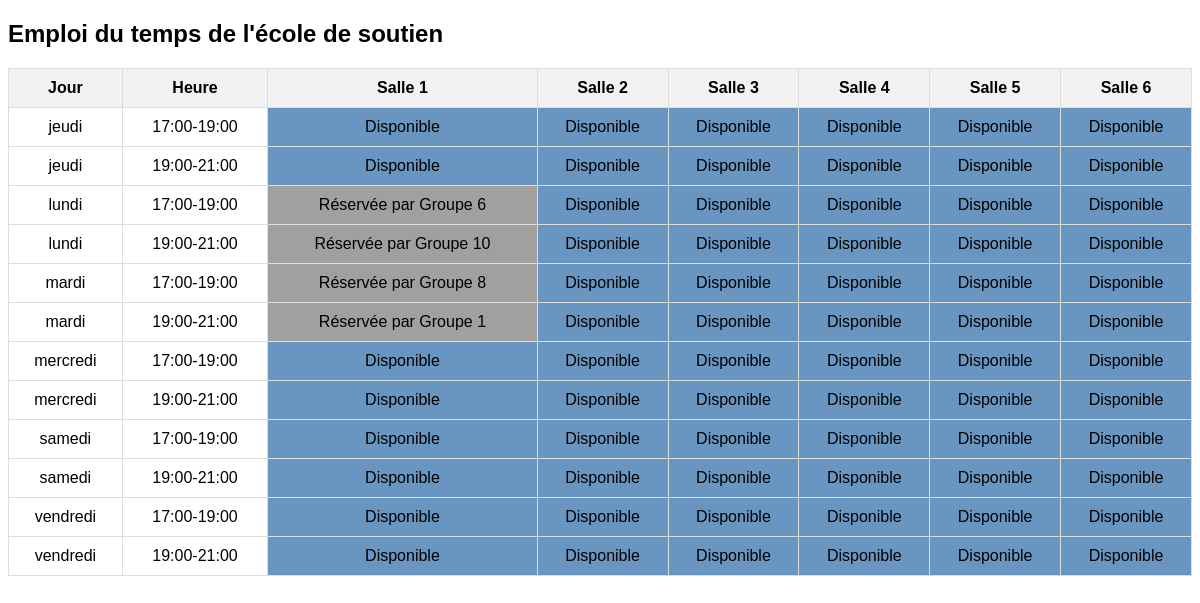
/salle, run on the app's committed database.
### tables this page shows
CREATE TABLE salle (
                    id INTEGER PRIMARY KEY AUTOINCREMENT,
                    numsalle INTEGER,
                    idgroupe INTEGER,
                    heure_debut TEXT,
                    heure_fin TEXT,
                    jour TEXT,
                    FOREIGN KEY(idgroupe) REFERENCES groups(id)
                );

### app.py (the view)
@app.route('/salle')
def salle():
    data = get_salle_data()
    return render_template('salle.html', data=data)

### app.py (called while the page is built)
def get_salle_data():
    connection = sqlite3.connect('data.db')
    cursor = connection.cursor()
    cursor.execute('SELECT * FROM salle ORDER BY jour, heure_debut')
    rows = cursor.fetchall()
    connection.close()
    data = {}
    for row in rows:
        day = row[5]
        time_slot = f"{row[3]}-{row[4]}"
        salle_info = {'idgroupe': row[2]}
        if day not in data:
            data[day] = {}
        if time_slot not in data[day]:
            data[day][time_slot] = {}
        data[day][time_slot][row[1]] = salle_info
    return data

### templates/salle.html (shortened to what this page needs)
<!DOCTYPE html>
<html lang="fr">
<head>
</head>
<body>
    <h2>Emploi du temps de l'école de soutien</h2>
    <table>
        <tr>
            <th>Jour</th>
            <th>Heure</th>
            {% for room in range(1, 7) %}
                <th class="room">Salle {{ room }}</th>
            {% endfor %}
        </tr>
        {% for day, timeslots in data.items() %}
            {% for timeslot, rooms in timeslots.items() %}
                <tr>
                    <td>{{ day }}</td>
                    <td>{{ timeslot }}</td>
                    {% for room, salle_info in rooms.items() %}
                        <td class="{% if salle_info.idgroupe %}reserved{% else %}available{% endif %}">
                            {% if salle_info.idgroupe %}
                                Réservée par Groupe {{ salle_info.idgroupe }}
                            {% else %}
                                Disponible
                            {% endif %}
                        </td>
                    {% endfor %}
                </tr>
            {% endfor %}
        {% endfor %}
    </table>
</body>
</html>

### templates/salle.html (style rules this page uses)
body { font-family: Arial, sans-serif; }
table { width: 100%; border-collapse: collapse; margin-top: 20px; }
th, td { border: 1px solid #ddd; padding: 10px; text-align: center; }
th { background-color: #f2f2f2; }
.room { font-weight: bold; }
.reserved { background-color: #a29f9f; }
.available { background-color: #6996c1; }

### data on the page
salle: timeslots "jeudi" "jeudi", timeslots "17:00-19:00" "19:00-21:00"
salle: timeslots "lundi" "lundi", timeslots "17:00-19:00" "19:00-21:00", idgroupe "6" "10"
salle: timeslots "mardi" "mardi", timeslots "17:00-19:00" "19:00-21:00", idgroupe "8" "1"
salle: timeslots "mercredi" "mercredi", timeslots "17:00-19:00" "19:00-21:00"
salle: timeslots "samedi" "samedi", timeslots "17:00-19:00" "19:00-21:00"
salle: timeslots "vendredi" "vendredi", timeslots "17:00-19:00" "19:00-21:00"

### other printed values
{{ room }} "1" "2" "3" "4" "5" "6"
